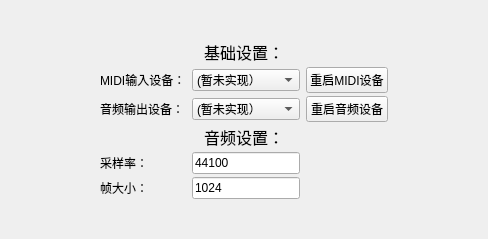
        <widget class="QWidget" name="oiSetting">
         <property name="maximumSize">
          <size>
           <width>16777215</width>
           <height>250</height>
          </size>
         </property>
         <property name="styleSheet">
          <string notr="true"/>
         </property>
         <attribute name="title">
          <string>输入 / 输出</string>
         </attribute>
         <layout class="QGridLayout" name="gridLayout">
          <property name="leftMargin">
           <number>100</number>
          </property>
          <property name="topMargin">
           <number>40</number>
          </property>
          <property name="rightMargin">
           <number>100</number>
          </property>
          <property name="bottomMargin">
           <number>40</number>
          </property>
          <property name="spacing">
           <number>3</number>
          </property>
          <item row="0" column="0">
           <layout class="QGridLayout" name="oiGridLayout">
            <property name="sizeConstraint">
             <enum>QLayout::SetDefaultConstraint</enum>
            </property>
            <property name="leftMargin">
             <number>0</number>
            </property>
            <property name="topMargin">
             <number>0</number>
            </property>
            <property name="rightMargin">
             <number>0</number>
            </property>
            <property name="bottomMargin">
             <number>0</number>
            </property>
            <property name="horizontalSpacing">
             <number>6</number>
            </property>
            <item row="0" column="0" colspan="3">
             <widget class="QLabel" name="label_2">
              <property name="sizePolicy">
               <sizepolicy hsizetype="Preferred" vsizetype="Fixed">
                <horstretch>0</horstretch>
                <verstretch>0</verstretch>
               </sizepolicy>
              </property>
              <property name="font">
               <font>
                <pointsize>12</pointsize>
               </font>
              </property>
              <property name="text">
               <string>基础设置：</string>
              </property>
              <property name="alignment">
               <set>Qt::AlignHCenter|Qt::AlignTop</set>
              </property>
             </widget>
            </item>
            <item row="1" column="1">
             <widget class="QComboBox" name="midiDeviceBox">
              <property name="sizePolicy">
               <sizepolicy hsizetype="MinimumExpanding" vsizetype="Fixed">
                <horstretch>0</horstretch>
                <verstretch>0</verstretch>
               </sizepolicy>
              </property>
              <property name="styleSheet">
               <string notr="true"/>
              </property>
              <item>
               <property name="text">
                <string>(暂未实现）</string>
               </property>
              </item>
             </widget>
            </item>
            <item row="2" column="1">
             <widget class="QComboBox" name="audioDeviceBox">
              <property name="sizePolicy">
               <sizepolicy hsizetype="MinimumExpanding" vsizetype="Fixed">
                <horstretch>0</horstretch>
                <verstretch>0</verstretch>
               </sizepolicy>
              </property>
              <property name="contextMenuPolicy">
               <enum>Qt::DefaultContextMenu</enum>
              </property>
              <property name="styleSheet">
               <string notr="true"/>
              </property>
              <item>
               <property name="text">
                <string>(暂未实现）</string>
               </property>
              </item>
             </widget>
            </item>
            <item row="4" column="0">
             <widget class="QLabel" name="label">
              <property name="text">
               <string>采样率：</string>
              </property>
             </widget>
            </item>
            <item row="1" column="2">
             <widget class="QPushButton" name="restartMidiBt">
              <property name="sizePolicy">
               <sizepolicy hsizetype="Preferred" vsizetype="Fixed">
                <horstretch>0</horstretch>
                <verstretch>0</verstretch>
               </sizepolicy>
              </property>
              <property name="styleSheet">
               <string notr="true"/>
              </property>
              <property name="text">
               <string>重启MIDI设备</string>
              </property>
             </widget>
            </item>
            <item row="1" column="0">
             <widget class="QLabel" name="midiDeviceLabel">
              <property name="sizePolicy">
               <sizepolicy hsizetype="Preferred" vsizetype="Fixed">
                <horstretch>0</horstretch>
                <verstretch>0</verstretch>
               </sizepolicy>
              </property>
              <property name="text">
               <string>MIDI输入设备：</string>
              </property>
             </widget>
            </item>
            <item row="3" column="0" colspan="3">
             <widget class="QLabel" name="label_3">
              <property name="sizePolicy">
               <sizepolicy hsizetype="Preferred" vsizetype="Fixed">
                <horstretch>0</horstretch>
                <verstretch>0</verstretch>
               </sizepolicy>
              </property>
              <property name="font">
               <font>
                <pointsize>12</pointsize>
               </font>
              </property>
              <property name="text">
               <string>音频设置：</string>
              </property>
              <property name="alignment">
               <set>Qt::AlignHCenter|Qt::AlignTop</set>
              </property>
             </widget>
            </item>
            <item row="2" column="0">
             <widget class="QLabel" name="audioDeviceLabel">
              <property name="sizePolicy">
               <sizepolicy hsizetype="Preferred" vsizetype="Fixed">
                <horstretch>0</horstretch>
                <verstretch>0</verstretch>
               </sizepolicy>
              </property>
              <property name="text">
               <string>音频输出设备：</string>
              </property>
             </widget>
            </item>
            <item row="2" column="2">
             <widget class="QPushButton" name="restartAudioBt">
              <property name="sizePolicy">
               <sizepolicy hsizetype="Preferred" vsizetype="Fixed">
                <horstretch>0</horstretch>
                <verstretch>0</verstretch>
               </sizepolicy>
              </property>
              <property name="layoutDirection">
               <enum>Qt::RightToLeft</enum>
              </property>
              <property name="styleSheet">
               <string notr="true"/>
              </property>
              <property name="text">
               <string>重启音频设备</string>
              </property>
             </widget>
            </item>
            <item row="4" column="1">
             <widget class="IntEdit" name="sampleRateLineEdit">
              <property name="sizePolicy">
               <sizepolicy hsizetype="MinimumExpanding" vsizetype="Fixed">
                <horstretch>0</horstretch>
                <verstretch>0</verstretch>
               </sizepolicy>
              </property>
              <property name="styleSheet">
               <string notr="true"/>
              </property>
              <property name="text">
               <string>44100</string>
              </property>
             </widget>
            </item>
            <item row="5" column="0">
             <widget class="QLabel" name="label_4">
              <property name="text">
               <string>帧大小：</string>
              </property>
             </widget>
            </item>
            <item row="5" column="1">
             <widget class="IntEdit" name="bufferSizeLineEdit">
              <property name="text">
               <string>1024</string>
              </property>
             </widget>
            </item>
           </layout>
          </item>
         </layout>
        </widget>
